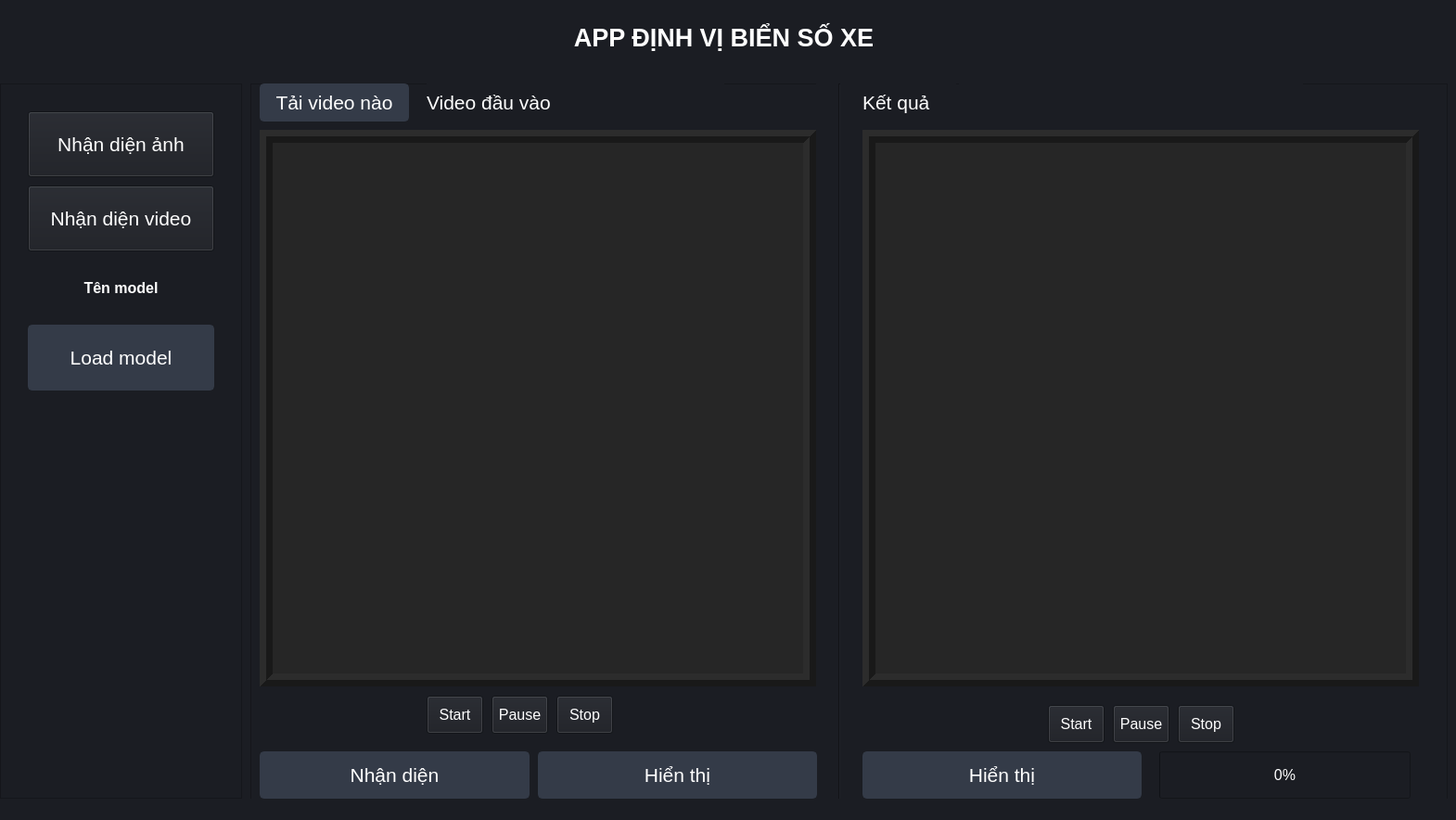
<?xml version="1.0" encoding="UTF-8"?>
<ui version="4.0">
 <class>MainWindow</class>
 <widget class="QMainWindow" name="MainWindow">
  <property name="geometry">
   <rect>
    <x>0</x>
    <y>0</y>
    <width>1570</width>
    <height>884</height>
   </rect>
  </property>
  <property name="windowTitle">
   <string>MainWindow</string>
  </property>
  <property name="styleSheet">
   <string notr="true">background-color: rgb(27, 29, 35); color:white</string>
  </property>
  <widget class="QWidget" name="centralwidget">
   <widget class="QLabel" name="title">
    <property name="geometry">
     <rect>
      <x>0</x>
      <y>0</y>
      <width>1561</width>
      <height>81</height>
     </rect>
    </property>
    <property name="font">
     <font>
      <family>Segoe UI</family>
      <pointsize>20</pointsize>
      <weight>75</weight>
      <bold>true</bold>
     </font>
    </property>
    <property name="styleSheet">
     <string notr="true"/>
    </property>
    <property name="text">
     <string>APP ĐỊNH VỊ BIỂN SỐ XE</string>
    </property>
    <property name="alignment">
     <set>Qt::AlignCenter</set>
    </property>
   </widget>
   <widget class="QFrame" name="frameImage">
    <property name="geometry">
     <rect>
      <x>270</x>
      <y>90</y>
      <width>1291</width>
      <height>771</height>
     </rect>
    </property>
    <property name="frameShape">
     <enum>QFrame::StyledPanel</enum>
    </property>
    <property name="frameShadow">
     <enum>QFrame::Raised</enum>
    </property>
    <widget class="QPushButton" name="btnHienThiInput">
     <property name="geometry">
      <rect>
       <x>310</x>
       <y>690</y>
       <width>301</width>
       <height>81</height>
      </rect>
     </property>
     <property name="font">
      <font>
       <pointsize>20</pointsize>
      </font>
     </property>
     <property name="styleSheet">
      <string notr="true">QPushButton {
	border: 2px solid rgb(52, 59, 72);
	border-radius: 5px;	
	background-color: rgb(52, 59, 72);
}
QPushButton:hover {
	background-color: rgb(57, 65, 80);
	border: 2px solid rgb(61, 70, 86);
}
QPushButton:pressed {	
	background-color: rgb(35, 40, 49);
	border: 2px solid rgb(43, 50, 61);
}</string>
     </property>
     <property name="text">
      <string>Hiển thị</string>
     </property>
    </widget>
    <widget class="Line" name="line">
     <property name="geometry">
      <rect>
       <x>610</x>
       <y>0</y>
       <width>51</width>
       <height>781</height>
      </rect>
     </property>
     <property name="orientation">
      <enum>Qt::Vertical</enum>
     </property>
    </widget>
    <widget class="QLabel" name="imgChuaDetect">
     <property name="geometry">
      <rect>
       <x>10</x>
       <y>50</y>
       <width>600</width>
       <height>600</height>
      </rect>
     </property>
     <property name="styleSheet">
      <string notr="true">QLabel{
	background: rgb(38, 38, 38)
}</string>
     </property>
     <property name="frameShape">
      <enum>QFrame::Box</enum>
     </property>
     <property name="frameShadow">
      <enum>QFrame::Raised</enum>
     </property>
     <property name="lineWidth">
      <number>7</number>
     </property>
     <property name="text">
      <string/>
     </property>
    </widget>
    <widget class="QPushButton" name="btnDetectImage">
     <property name="geometry">
      <rect>
       <x>10</x>
       <y>690</y>
       <width>291</width>
       <height>81</height>
      </rect>
     </property>
     <property name="font">
      <font>
       <pointsize>20</pointsize>
      </font>
     </property>
     <property name="styleSheet">
      <string notr="true">QPushButton {
	border: 2px solid rgb(52, 59, 72);
	border-radius: 5px;	
	background-color: rgb(52, 59, 72);
}
QPushButton:hover {
	background-color: rgb(57, 65, 80);
	border: 2px solid rgb(61, 70, 86);
}
QPushButton:pressed {	
	background-color: rgb(35, 40, 49);
	border: 2px solid rgb(43, 50, 61);
}</string>
     </property>
     <property name="text">
      <string>Nhận diện</string>
     </property>
    </widget>
    <widget class="QLabel" name="imgDaDetect">
     <property name="geometry">
      <rect>
       <x>660</x>
       <y>50</y>
       <width>600</width>
       <height>600</height>
      </rect>
     </property>
     <property name="styleSheet">
      <string notr="true">QLabel{
	background: rgb(38, 38, 38)
}</string>
     </property>
     <property name="frameShape">
      <enum>QFrame::Box</enum>
     </property>
     <property name="frameShadow">
      <enum>QFrame::Raised</enum>
     </property>
     <property name="lineWidth">
      <number>7</number>
     </property>
     <property name="text">
      <string/>
     </property>
    </widget>
    <widget class="QPushButton" name="btnTaiAnh">
     <property name="geometry">
      <rect>
       <x>10</x>
       <y>0</y>
       <width>161</width>
       <height>41</height>
      </rect>
     </property>
     <property name="font">
      <font>
       <pointsize>16</pointsize>
      </font>
     </property>
     <property name="styleSheet">
      <string notr="true">QPushButton {
	border: 2px solid rgb(52, 59, 72);
	border-radius: 5px;	
	background-color: rgb(52, 59, 72);
}
QPushButton:hover {
	background-color: rgb(57, 65, 80);
	border: 2px solid rgb(61, 70, 86);
}
QPushButton:pressed {	
	background-color: rgb(35, 40, 49);
	border: 2px solid rgb(43, 50, 61);
}</string>
     </property>
     <property name="text">
      <string>Tải ảnh nào</string>
     </property>
    </widget>
    <widget class="QLabel" name="lbKetQua">
     <property name="geometry">
      <rect>
       <x>660</x>
       <y>0</y>
       <width>101</width>
       <height>41</height>
      </rect>
     </property>
     <property name="font">
      <font>
       <pointsize>14</pointsize>
      </font>
     </property>
     <property name="text">
      <string>Kết quả</string>
     </property>
    </widget>
    <widget class="QLabel" name="lbAnhDauVao">
     <property name="geometry">
      <rect>
       <x>190</x>
       <y>0</y>
       <width>321</width>
       <height>41</height>
      </rect>
     </property>
     <property name="font">
      <font>
       <pointsize>16</pointsize>
      </font>
     </property>
     <property name="text">
      <string>Ảnh đầu vào</string>
     </property>
    </widget>
    <widget class="QLabel" name="lbThoiGian">
     <property name="geometry">
      <rect>
       <x>810</x>
       <y>0</y>
       <width>371</width>
       <height>41</height>
      </rect>
     </property>
     <property name="font">
      <font>
       <pointsize>14</pointsize>
      </font>
     </property>
     <property name="text">
      <string/>
     </property>
    </widget>
    <widget class="QPushButton" name="btnHienThiOutput">
     <property name="geometry">
      <rect>
       <x>660</x>
       <y>690</y>
       <width>371</width>
       <height>81</height>
      </rect>
     </property>
     <property name="font">
      <font>
       <pointsize>20</pointsize>
      </font>
     </property>
     <property name="styleSheet">
      <string notr="true">QPushButton {
	border: 2px solid rgb(52, 59, 72);
	border-radius: 5px;	
	background-color: rgb(52, 59, 72);
}
QPushButton:hover {
	background-color: rgb(57, 65, 80);
	border: 2px solid rgb(61, 70, 86);
}
QPushButton:pressed {	
	background-color: rgb(35, 40, 49);
	border: 2px solid rgb(43, 50, 61);
}</string>
     </property>
     <property name="text">
      <string>Hiển thị</string>
     </property>
    </widget>
    <widget class="QFrame" name="frameVideo">
     <property name="geometry">
      <rect>
       <x>0</x>
       <y>0</y>
       <width>1291</width>
       <height>791</height>
      </rect>
     </property>
     <property name="font">
      <font>
       <pointsize>14</pointsize>
      </font>
     </property>
     <property name="frameShape">
      <enum>QFrame::StyledPanel</enum>
     </property>
     <property name="frameShadow">
      <enum>QFrame::Raised</enum>
     </property>
     <widget class="Line" name="line_2">
      <property name="geometry">
       <rect>
        <x>610</x>
        <y>0</y>
        <width>51</width>
        <height>791</height>
       </rect>
      </property>
      <property name="orientation">
       <enum>Qt::Vertical</enum>
      </property>
     </widget>
     <widget class="QLabel" name="videoChuaDetect">
      <property name="geometry">
       <rect>
        <x>10</x>
        <y>50</y>
        <width>600</width>
        <height>600</height>
       </rect>
      </property>
      <property name="styleSheet">
       <string notr="true">QLabel{
	background: rgb(38, 38, 38)
}</string>
      </property>
      <property name="frameShape">
       <enum>QFrame::Box</enum>
      </property>
      <property name="frameShadow">
       <enum>QFrame::Raised</enum>
      </property>
      <property name="lineWidth">
       <number>7</number>
      </property>
      <property name="text">
       <string/>
      </property>
     </widget>
     <widget class="QPushButton" name="btnDetectVideo">
      <property name="geometry">
       <rect>
        <x>10</x>
        <y>720</y>
        <width>291</width>
        <height>51</height>
       </rect>
      </property>
      <property name="font">
       <font>
        <pointsize>16</pointsize>
       </font>
      </property>
      <property name="styleSheet">
       <string notr="true">QPushButton {
	border: 2px solid rgb(52, 59, 72);
	border-radius: 5px;	
	background-color: rgb(52, 59, 72);
}
QPushButton:hover {
	background-color: rgb(57, 65, 80);
	border: 2px solid rgb(61, 70, 86);
}
QPushButton:pressed {	
	background-color: rgb(35, 40, 49);
	border: 2px solid rgb(43, 50, 61);
}</string>
      </property>
      <property name="text">
       <string>Nhận diện</string>
      </property>
     </widget>
     <widget class="QLabel" name="videoDaDetect">
      <property name="geometry">
       <rect>
        <x>660</x>
        <y>50</y>
        <width>600</width>
        <height>600</height>
       </rect>
      </property>
      <property name="styleSheet">
       <string notr="true">QLabel{
	background: rgb(38, 38, 38)
}</string>
      </property>
      <property name="frameShape">
       <enum>QFrame::Box</enum>
      </property>
      <property name="frameShadow">
       <enum>QFrame::Raised</enum>
      </property>
      <property name="lineWidth">
       <number>7</number>
      </property>
      <property name="text">
       <string/>
      </property>
     </widget>
     <widget class="QPushButton" name="btnTaiVideo">
      <property name="geometry">
       <rect>
        <x>10</x>
        <y>0</y>
        <width>161</width>
        <height>41</height>
       </rect>
      </property>
      <property name="font">
       <font>
        <pointsize>16</pointsize>
       </font>
      </property>
      <property name="styleSheet">
       <string notr="true">QPushButton {
	border: 2px solid rgb(52, 59, 72);
	border-radius: 5px;	
	background-color: rgb(52, 59, 72);
}
QPushButton:hover {
	background-color: rgb(57, 65, 80);
	border: 2px solid rgb(61, 70, 86);
}
QPushButton:pressed {	
	background-color: rgb(35, 40, 49);
	border: 2px solid rgb(43, 50, 61);
}</string>
      </property>
      <property name="text">
       <string>Tải video nào</string>
      </property>
     </widget>
     <widget class="QLabel" name="lbKetQuaVideo">
      <property name="geometry">
       <rect>
        <x>660</x>
        <y>0</y>
        <width>101</width>
        <height>41</height>
       </rect>
      </property>
      <property name="font">
       <font>
        <pointsize>16</pointsize>
       </font>
      </property>
      <property name="text">
       <string>Kết quả</string>
      </property>
     </widget>
     <widget class="QLabel" name="lbVideoInput">
      <property name="geometry">
       <rect>
        <x>190</x>
        <y>0</y>
        <width>321</width>
        <height>41</height>
       </rect>
      </property>
      <property name="font">
       <font>
        <pointsize>16</pointsize>
       </font>
      </property>
      <property name="text">
       <string>Video đầu vào</string>
      </property>
     </widget>
     <widget class="QLabel" name="lbThoiGianVideo">
      <property name="geometry">
       <rect>
        <x>764</x>
        <y>-2</y>
        <width>371</width>
        <height>41</height>
       </rect>
      </property>
      <property name="font">
       <font>
        <pointsize>16</pointsize>
       </font>
      </property>
      <property name="text">
       <string/>
      </property>
     </widget>
     <widget class="QPushButton" name="btnHienThiInputVideo">
      <property name="geometry">
       <rect>
        <x>310</x>
        <y>720</y>
        <width>301</width>
        <height>51</height>
       </rect>
      </property>
      <property name="font">
       <font>
        <pointsize>16</pointsize>
       </font>
      </property>
      <property name="styleSheet">
       <string notr="true">QPushButton {
	border: 2px solid rgb(52, 59, 72);
	border-radius: 5px;	
	background-color: rgb(52, 59, 72);
}
QPushButton:hover {
	background-color: rgb(57, 65, 80);
	border: 2px solid rgb(61, 70, 86);
}
QPushButton:pressed {	
	background-color: rgb(35, 40, 49);
	border: 2px solid rgb(43, 50, 61);
}</string>
      </property>
      <property name="text">
       <string>Hiển thị</string>
      </property>
     </widget>
     <widget class="QPushButton" name="btnHienThiOutputVideo">
      <property name="geometry">
       <rect>
        <x>660</x>
        <y>720</y>
        <width>301</width>
        <height>51</height>
       </rect>
      </property>
      <property name="font">
       <font>
        <pointsize>16</pointsize>
       </font>
      </property>
      <property name="styleSheet">
       <string notr="true">QPushButton {
	border: 2px solid rgb(52, 59, 72);
	border-radius: 5px;	
	background-color: rgb(52, 59, 72);
}
QPushButton:hover {
	background-color: rgb(57, 65, 80);
	border: 2px solid rgb(61, 70, 86);
}
QPushButton:pressed {	
	background-color: rgb(35, 40, 49);
	border: 2px solid rgb(43, 50, 61);
}</string>
      </property>
      <property name="text">
       <string>Hiển thị</string>
      </property>
     </widget>
     <widget class="QPushButton" name="btnStartInputVideo">
      <property name="geometry">
       <rect>
        <x>190</x>
        <y>660</y>
        <width>61</width>
        <height>41</height>
       </rect>
      </property>
      <property name="font">
       <font>
        <pointsize>12</pointsize>
       </font>
      </property>
      <property name="text">
       <string>Start</string>
      </property>
     </widget>
     <widget class="QPushButton" name="btnPauseInputVideo">
      <property name="geometry">
       <rect>
        <x>260</x>
        <y>660</y>
        <width>61</width>
        <height>41</height>
       </rect>
      </property>
      <property name="font">
       <font>
        <pointsize>12</pointsize>
       </font>
      </property>
      <property name="text">
       <string>Pause</string>
      </property>
     </widget>
     <widget class="QPushButton" name="btnStopInputVideo">
      <property name="geometry">
       <rect>
        <x>330</x>
        <y>660</y>
        <width>61</width>
        <height>41</height>
       </rect>
      </property>
      <property name="font">
       <font>
        <pointsize>12</pointsize>
       </font>
      </property>
      <property name="text">
       <string>Stop</string>
      </property>
     </widget>
     <widget class="QPushButton" name="btnStopOutputVideo">
      <property name="geometry">
       <rect>
        <x>1000</x>
        <y>670</y>
        <width>61</width>
        <height>41</height>
       </rect>
      </property>
      <property name="font">
       <font>
        <pointsize>12</pointsize>
       </font>
      </property>
      <property name="text">
       <string>Stop</string>
      </property>
     </widget>
     <widget class="QPushButton" name="btnStartOutputVideo">
      <property name="geometry">
       <rect>
        <x>860</x>
        <y>670</y>
        <width>61</width>
        <height>41</height>
       </rect>
      </property>
      <property name="font">
       <font>
        <pointsize>12</pointsize>
       </font>
      </property>
      <property name="text">
       <string>Start</string>
      </property>
     </widget>
     <widget class="QPushButton" name="btnPauseOutputVideo">
      <property name="geometry">
       <rect>
        <x>930</x>
        <y>670</y>
        <width>61</width>
        <height>41</height>
       </rect>
      </property>
      <property name="font">
       <font>
        <pointsize>12</pointsize>
       </font>
      </property>
      <property name="text">
       <string>Pause</string>
      </property>
     </widget>
     <widget class="QProgressBar" name="pbVideoDetect">
      <property name="geometry">
       <rect>
        <x>980</x>
        <y>720</y>
        <width>271</width>
        <height>51</height>
       </rect>
      </property>
      <property name="font">
       <font>
        <pointsize>12</pointsize>
       </font>
      </property>
      <property name="value">
       <number>0</number>
      </property>
     </widget>
    </widget>
   </widget>
   <widget class="QFrame" name="frame_2">
    <property name="geometry">
     <rect>
      <x>0</x>
      <y>90</y>
      <width>261</width>
      <height>771</height>
     </rect>
    </property>
    <property name="frameShape">
     <enum>QFrame::StyledPanel</enum>
    </property>
    <property name="frameShadow">
     <enum>QFrame::Raised</enum>
    </property>
    <widget class="QLabel" name="lbTenModel">
     <property name="geometry">
      <rect>
       <x>30</x>
       <y>200</y>
       <width>201</width>
       <height>41</height>
      </rect>
     </property>
     <property name="font">
      <font>
       <family>Segoe UI</family>
       <pointsize>12</pointsize>
       <weight>75</weight>
       <bold>true</bold>
      </font>
     </property>
     <property name="styleSheet">
      <string notr="true"/>
     </property>
     <property name="text">
      <string>Tên model</string>
     </property>
     <property name="alignment">
      <set>Qt::AlignCenter</set>
     </property>
    </widget>
    <widget class="QLabel" name="status">
     <property name="geometry">
      <rect>
       <x>70</x>
       <y>390</y>
       <width>121</width>
       <height>61</height>
      </rect>
     </property>
     <property name="font">
      <font>
       <pointsize>14</pointsize>
      </font>
     </property>
     <property name="text">
      <string/>
     </property>
    </widget>
    <widget class="QPushButton" name="btnVideoMode">
     <property name="geometry">
      <rect>
       <x>30</x>
       <y>110</y>
       <width>201</width>
       <height>71</height>
      </rect>
     </property>
     <property name="font">
      <font>
       <pointsize>16</pointsize>
      </font>
     </property>
     <property name="text">
      <string>Nhận diện video</string>
     </property>
    </widget>
    <widget class="QPushButton" name="btnImageMode">
     <property name="geometry">
      <rect>
       <x>30</x>
       <y>30</y>
       <width>201</width>
       <height>71</height>
      </rect>
     </property>
     <property name="font">
      <font>
       <pointsize>16</pointsize>
      </font>
     </property>
     <property name="text">
      <string>Nhận diện ảnh</string>
     </property>
    </widget>
    <widget class="QPushButton" name="btnLoadModel">
     <property name="geometry">
      <rect>
       <x>30</x>
       <y>260</y>
       <width>201</width>
       <height>71</height>
      </rect>
     </property>
     <property name="font">
      <font>
       <pointsize>16</pointsize>
      </font>
     </property>
     <property name="styleSheet">
      <string notr="true">QPushButton {
	border: 2px solid rgb(52, 59, 72);
	border-radius: 5px;	
	background-color: rgb(52, 59, 72);
}
QPushButton:hover {
	background-color: rgb(57, 65, 80);
	border: 2px solid rgb(61, 70, 86);
}
QPushButton:pressed {	
	background-color: rgb(35, 40, 49);
	border: 2px solid rgb(43, 50, 61);
}</string>
     </property>
     <property name="text">
      <string>Load model</string>
     </property>
    </widget>
   </widget>
  </widget>
  <widget class="QStatusBar" name="statusbar"/>
 </widget>
 <resources/>
 <connections/>
</ui>
